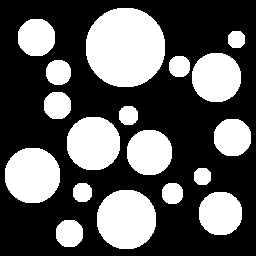
#> input picture 0102/circles.png, 256 x 256 px
$ python 4.py
#> lines starting #> are read from the running program, lines starting #| are printed output that depends on the picture; after the words box and inside, x2 and y2 are one past the last pixel; in counts of white or black regions, pixels touching at a corner belong together
from skimage import io
import numpy as np
from numpy import ones
from skimage.morphology import binary_closing as bwclose
from skimage.morphology import binary_opening as bwopen
c = io.imread('circles.png').astype('bool')*1
#> c: shape (256, 256) int64; values 0 (black) and 1 (white), 35.9% white; 18 white regions, largest, box (x1, y1, x2, y2) and area: (86, 8, 165, 87) 5013, (97, 190, 156, 249) 2809, (5, 148, 60, 203) 2449
x = np.random.random_sample(c.shape)
c[np.nonzero(x>0.95)]=0
c[np.nonzero(x<=0.05)]=1
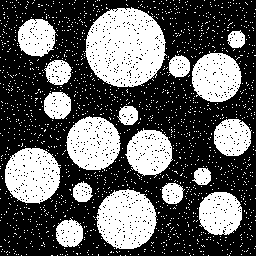
#> c: shape (256, 256) int64; values 0 (black) and 1 (white), 37.4% white; 1628 white regions (1610 under 20 px), largest, box (x1, y1, x2, y2) and area: (85, 7, 167, 87) 4802, (96, 189, 157, 249) 2683, (5, 148, 61, 204) 2348

sq = ones((3,3))
cf1 = bwclose(bwopen(c,sq),sq)
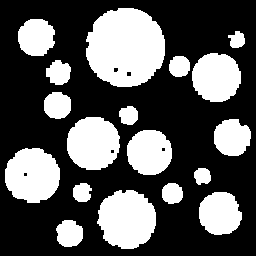
#> cf1: shape (256, 256) bool; 34.6% white; 18 white regions, largest, box (x1, y1, x2, y2) and area: (86, 8, 165, 87) 4895, (97, 190, 156, 249) 2673, (5, 148, 60, 203) 2366

cr = np.array([[0,1,0],[1,1,1],[0,1,0]])
cf2 = bwclose(bwopen(c,cr),cr)
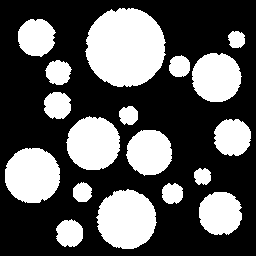
#> cf2: shape (256, 256) bool; 35.3% white; 18 white regions, largest, box (x1, y1, x2, y2) and area: (85, 8, 166, 87) 4970, (96, 189, 157, 249) 2765, (5, 148, 60, 203) 2424

io.imshow(cf2,cmap='gray')
